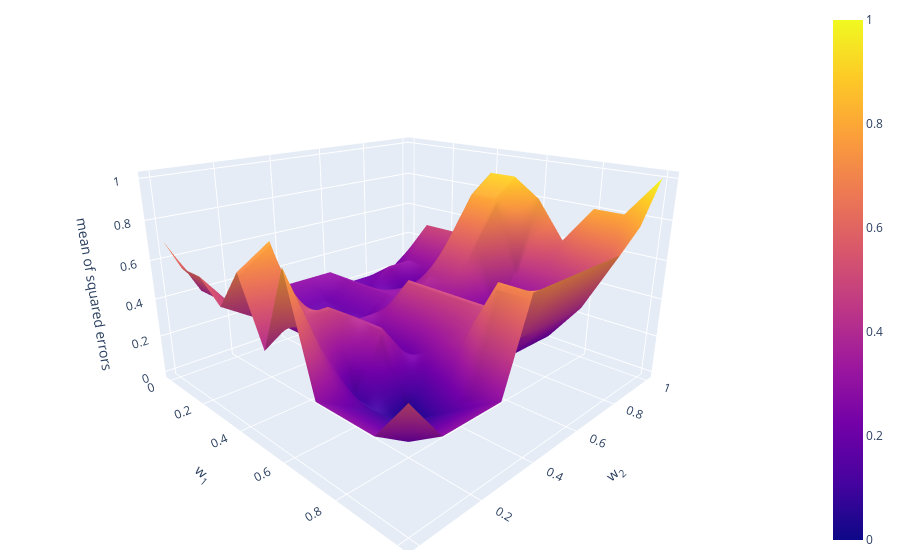

Write notebook code for a chart like this one.
### Markdown cell above
Now, instead of having a unique point where the error is at its minimun, we have *multiple low points or "valleys" at different sections in the surface*. Those "valleys" are called **[local minima](https://en.wikipedia.org/wiki/Maxima_and_minima)**, or the point of minimun error for that section. Ideally, we always want to find the "global minima", yet, with a landscape like this, finding it may become very hard and slow. If you try this document in interactive mode (mybinder or locally), you can run the code below and play with the interactive 3D surface.

### Code cell
import plotly.graph_objs as go
import numpy as np

x = np.arange(0,1.1,0.1)
y = np.arange(0,1.1,0.1)
z = [
    [.7,.6,.6,.5,.7,.4,.8,.3,.3,.3,.5],
    [.4,.4,.4,.4,.8,.5,.4,.2,.2,.2,.3],
    [.3,.3,.3,.3,.3,.5,.1,.1,.1,.2,.3],
    [.3,.2,.2,.2,.3,.4,.4, 0,.1,.2,.3],
    [.3,.2,.1,.2,.3,.2,.2,.3,.4,.7,.7],
    [.3,.2,.2,.2,.3,.5,.5,.5,.5,.4,.7],
    [.3,.3,.3,.3,.3,.2,.2,.2,.2,.4,.7],
    [.2,.2,.2,.3,.4,.4,.2,.1,.2,.4,.7],
    [.2,.3,.1,.3,.6,.6,.2,.2,.2,.4,.7],
    [.2,.3,.3,.3,.8,.8,.4,.4,.4,.5,.8],
    [.3,.5,.5,.5,.9,.9,.8,.6,.8,.8, 1]
]

fig = go.Figure(go.Surface(x=x, y=y, z=z))

scene = dict(xaxis_title='w<sub>1</sub>',
             yaxis_title='w<sub>2</sub>',
             zaxis_title='mean of squared errors',
             aspectratio= {"x": 1, "y": 1, "z": 0.6},
             camera_eye= {"x": 1, "y": -1, "z": 0.5})

fig.layout.update(scene=scene,
                   width=700,
                   margin=dict(r=20, b=10, l=10, t=10))

fig.show()

### Figure 1 — Plotly figure (JSON) as saved in the notebook; plotly's stock layout.template omitted (floating-point values rounded to 4 significant figures)
{"data": [{"type": "surface", "x": [0, 0.1, 0.2, 0.3, 0.4, 0.5, 0.6, 0.7, 0.8, 0.9, 1], "y": [0, 0.1, 0.2, 0.3, 0.4, 0.5, 0.6, 0.7, 0.8, 0.9, 1], "z": [[0.7, 0.6, 0.6, 0.5, 0.7, 0.4, 0.8, 0.3, 0.3, 0.3, 0.5], [0.4, 0.4, 0.4, 0.4, 0.8, 0.5, 0.4, 0.2, 0.2, 0.2, 0.3], [0.3, 0.3, 0.3, 0.3, 0.3, 0.5, 0.1, 0.1, 0.1, 0.2, 0.3], [0.3, 0.2, 0.2, 0.2, 0.3, 0.4, 0.4, 0, 0.1, 0.2, 0.3], [0.3, 0.2, 0.1, 0.2, 0.3, 0.2, 0.2, 0.3, 0.4, 0.7, 0.7], [0.3, 0.2, 0.2, 0.2, 0.3, 0.5, 0.5, 0.5, 0.5, 0.4, 0.7], [0.3, 0.3, 0.3, 0.3, 0.3, 0.2, 0.2, 0.2, 0.2, 0.4, 0.7], [0.2, 0.2, 0.2, 0.3, 0.4, 0.4, 0.2, 0.1, 0.2, 0.4, 0.7], [0.2, 0.3, 0.1, 0.3, 0.6, 0.6, 0.2, 0.2, 0.2, 0.4, 0.7], [0.2, 0.3, 0.3, 0.3, 0.8, 0.8, 0.4, 0.4, 0.4, 0.5, 0.8], [0.3, 0.5, 0.5, 0.5, 0.9, 0.9, 0.8, 0.6, 0.8, 0.8, 1]]}], "layout": {"autosize": true, "dragmode": "zoom", "margin": {"b": 10, "l": 10, "r": 20, "t": 10}, "scene": {"aspectratio": {"x": 1, "y": 1, "z": 0.6}, "camera": {"center": {"x": 0, "y": 0, "z": 0}, "eye": {"x": 1.202, "y": -1.202, "z": 0.6009}, "projection": {"type": "perspective"}, "up": {"x": 0, "y": 0, "z": 1}}, "dragmode": "zoom", "xaxis": {"title": {"text": "w<sub>1</sub>"}, "type": "linear"}, "yaxis": {"title": {"text": "w<sub>2</sub>"}, "type": "linear"}, "zaxis": {"title": {"text": "mean of squared errors"}}}}}
